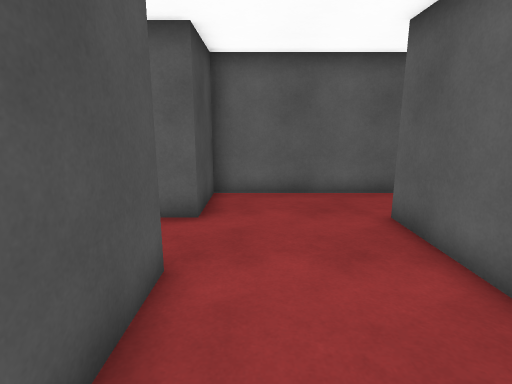
View 1 (above)

18 first-person views from a walk through a 3-D level made in the Unity game engine. The camera is 1.5 m above the floor, tilts 12° down and sees 80° across. Doors are open. The floor is counted in squares, 0.72 m on a side. Each view is taken from the middle of a square. On the plan, view 1 faces up. The plan holds only what a view shows up to about 17 squares ahead; the rest is blank. The place goes on beyond the plan. The player is left out. Surface patterns are stand-ins for the level's own textures.

View 2
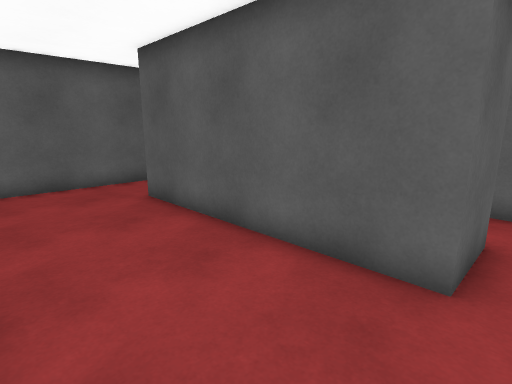

View 3
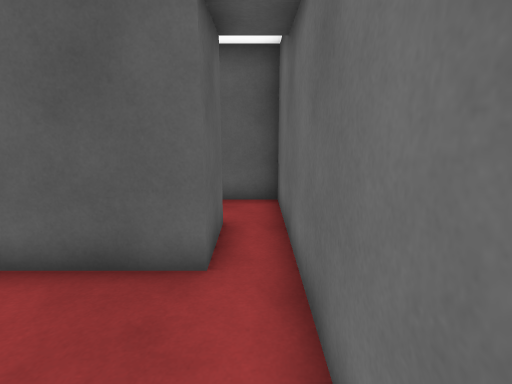

View 4
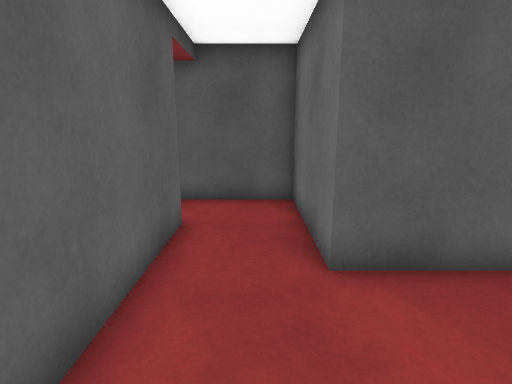

View 5
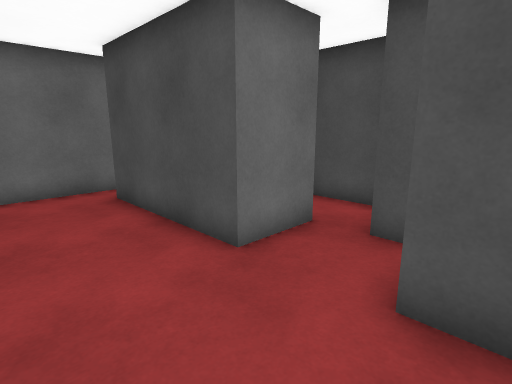

View 6
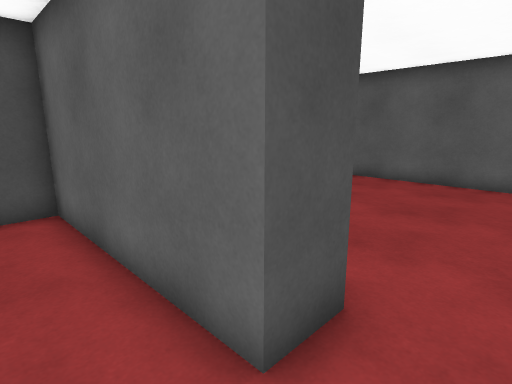

View 7
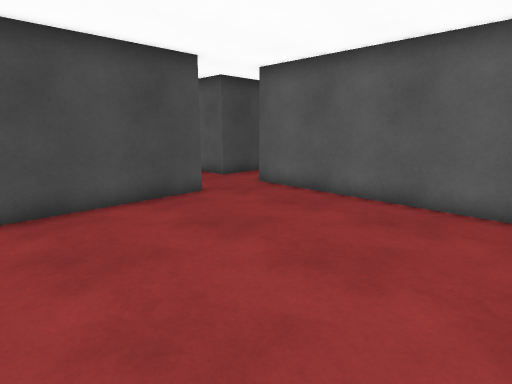

View 8
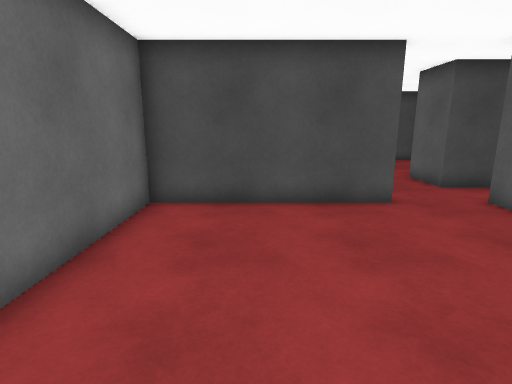

View 9
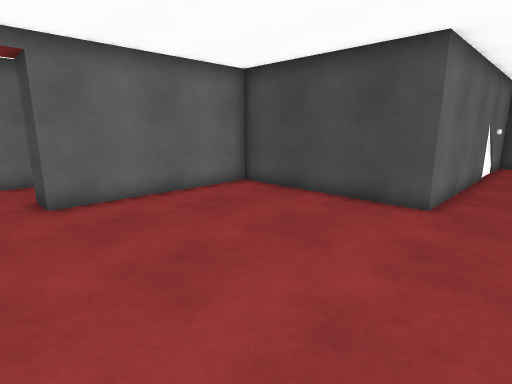

View 10
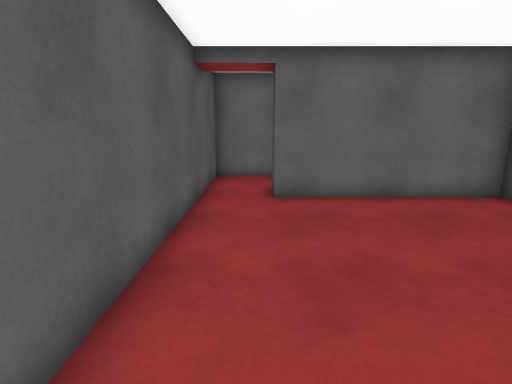

View 11
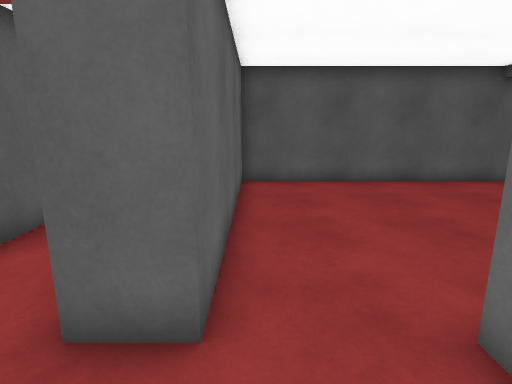

View 12
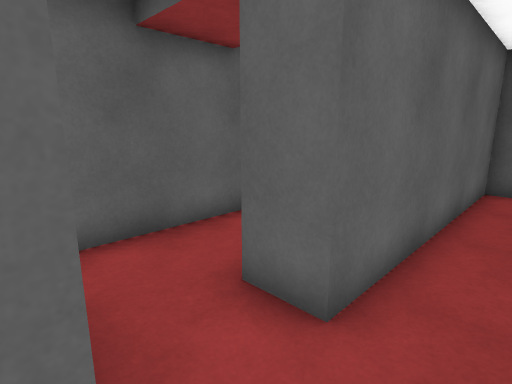

View 13
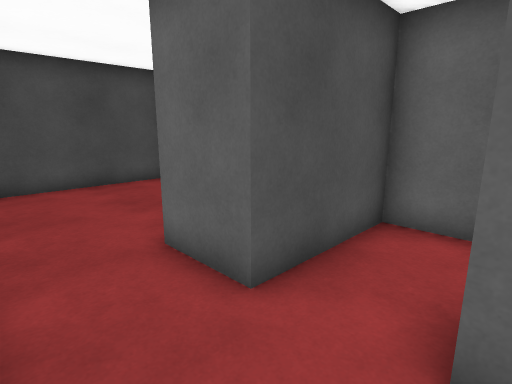

View 14
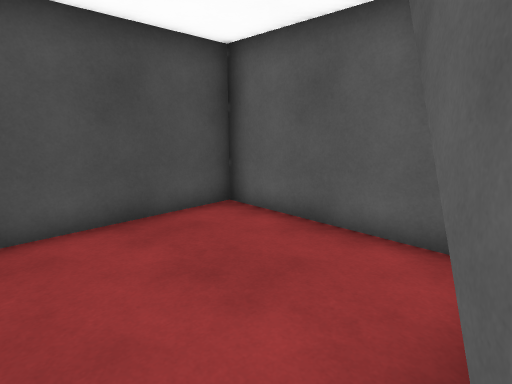

View 15
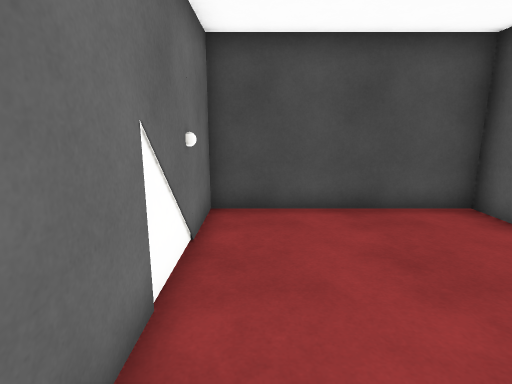

View 16
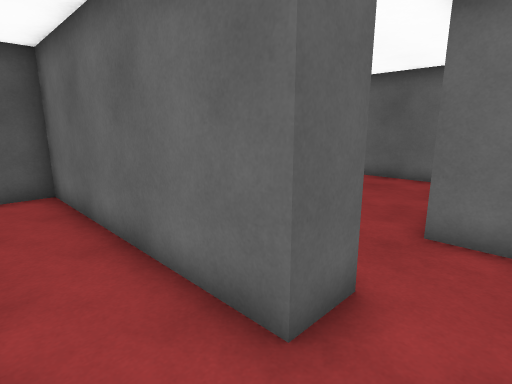

View 17
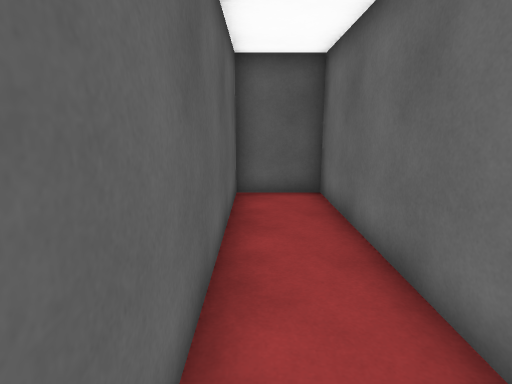

View 18
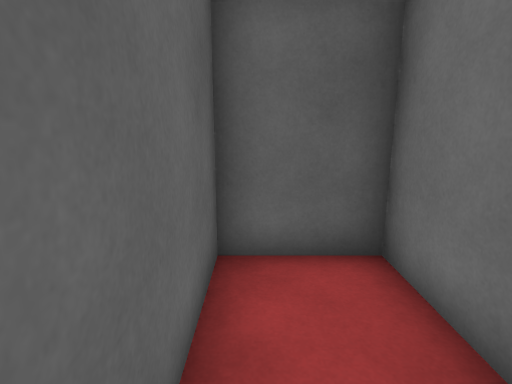

### Floor plan
Points are (right, up) in squares from view 1. A wall is a line through its corners. A room is listed if a view was taken in it or the views show most of it. See-through windows are left out.
Room 1 (views 1, 2, 3, 4, 5, 6)
walls: (-1.4, 4.2) (-1.4, -1.4); (-3.6, 6.2) (-3.6, 5.5); (3.2, -1.3) (3.2, 6.9) (7.7, 6.9) (7.7, 10.6); (5.5, 9.6) (-1.4, 9.6) (-1.4, 6.9) (-2.2, 6.9); (-1.9, -2.6) (4, -2.6)
ways out: open door at (6.5, 10.5) to room 2; opening at (-2.5, -2); opening at (-2.5, 5); open door at (4, -2)
Room 2 (views 7, 8, 9, 10, 11, 12, 13, 14, 15, 16, 17)
walls: (0.1, 24.6) (-3.6, 24.6) (-3.6, 20.5) (-5.9, 20.5); (7.7, 10.6) (7.7, 20.5) (-1.4, 20.5) (-1.4, 21.9) (0.1, 21.9); (-7.5, 17.8) (-1.4, 17.8) (-1.4, 11) (5.5, 11)
ways out: open door at (6.5, 10.5) to room 1; open door at (0, 23) to room 3; opening at (-6.5, 19.5) to room 4
Room 3 (view 18)
walls: (0.1, 21.9) (7.7, 21.9) (7.7, 24.6) (0.1, 24.6)
ways out: open door at (0, 23) to room 2
Room 4 (no view inside)
walls: (-5.9, 20.5) (-7.2, 22.8); (-7.1, 24.6) (-12.7, 24.6) (-12.7, 17.8) (-7.5, 17.8)
ways out: opening at (-6.5, 19.5) to room 2

Positions as (right, up) in squares from view 1, and headings:
1: (0, 0), facing up
2: (-1, -2), facing up-right
3: (-1, -2), facing right
4: (-1, 8), facing right
5: (2, 8), facing down-left
6: (7, 8), facing up-left
7: (7, 12), facing up-left
8: (7, 14), facing left
9: (7, 20), facing down-left
10: (6, 20), facing down
11: (-4, 20), facing right
12: (-4, 19), facing up-right
13: (-1, 18), facing up-left
14: (-6, 19), facing up-left
15: (-5, 19), facing left
16: (-3, 24), facing down-right
17: (-2, 24), facing right
18: (3, 24), facing right
